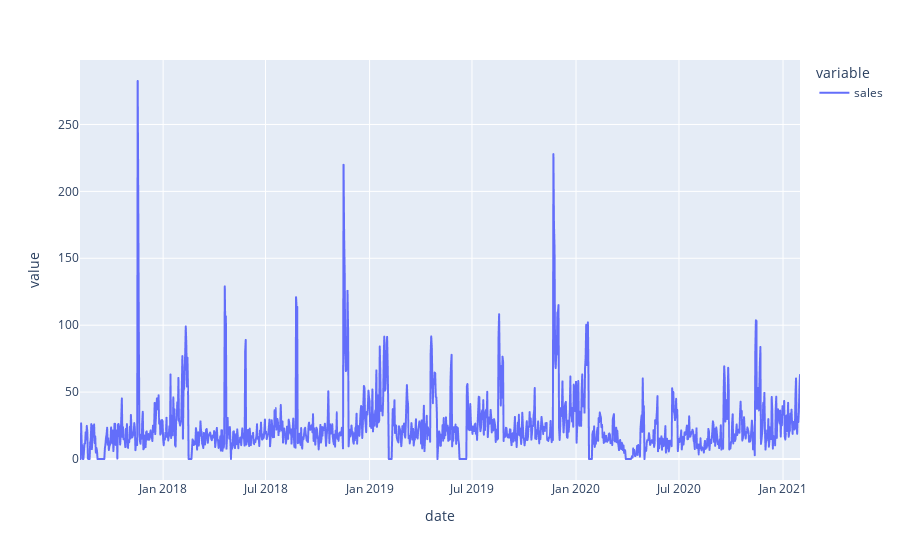

Notebook code for this chart:
### Code cell
df.query("store_id=='307222'")['sales'].plot()

### Figure 1 — Plotly figure (JSON) as saved in the notebook; plotly's stock layout.template omitted (floating-point values rounded to 4 significant figures; data arrays with more than 128 entries replaced by an {"elided": "..."} marker saying what was removed)
{"data": [{"hovertemplate": "variable=sales<br>date=%{x}<br>value=%{y}<extra></extra>", "legendgroup": "sales", "line": {"color": "#636efa", "dash": "solid"}, "marker": {"symbol": "circle"}, "mode": "lines", "name": "sales", "showlegend": true, "type": "scattergl", "x": {"elided": "1274 str values"}, "xaxis": "x", "y": {"elided": "1274 float values"}, "yaxis": "y"}], "layout": {"legend": {"title": {"text": "variable"}, "tracegroupgap": 0}, "margin": {"t": 60}, "xaxis": {"anchor": "y", "domain": [0, 1], "title": {"text": "date"}}, "yaxis": {"anchor": "x", "domain": [0, 1], "title": {"text": "value"}}}}
